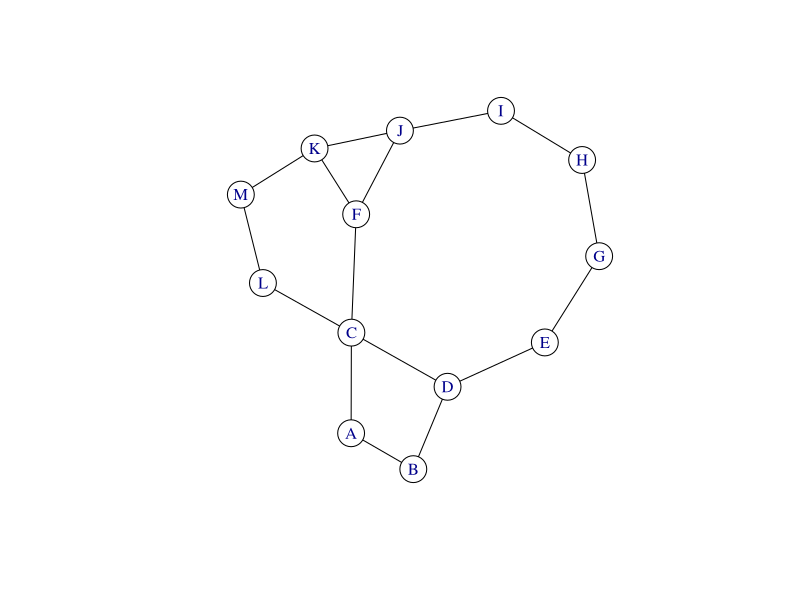

Here is the R script that generated this plot:
library(igraph)
#node_heuristic<-c(240,186,182,163,170,150,165,139,120,130,122,104,100,77,72,65,65,0)
#names(node_heuristic)<-c('A','B','C','D','E','F','G','H','I','J','K','L','M','N','O','P','Q','R')

#graph_1<-graph(edges=c('A','B','A','C','A','D','A','E','B','K','C','I','D','N','E','J','K','H','I','L','I','M','I','F','N','F','N','J','J','Q','J','G','H','L','L','P','M','O','Q','R','Q','G','P','R','P','O','O','R'),directed=F)
#E(graph_1)$weight<-c(73,64,89,104,83,64,89,40,35,28,20,31,84,53,80,35,36,63,50,65,113,65,41,72)

node_heuristic<-c(223,222,166,192,165,136,122,111,100,60,32,102,0)
names(node_heuristic)<-c('A','B','C','D','E','F','G','H','I','J','K','L','M')

graph_1<-graph(edges = c('A','B','A','C','B','D','C','D','C','F','C','L','D','E','F','J','F','K','L','M','E','G','J','I','J','K','K','M','G','H','I','H'),directed = F)

start_node<-'A'
goal<-'M'

V(graph_1)$color<-"white"
E(graph_1)$color<-"black"

open<-c()
open[start_node]<-node_heuristic[start_node]
closed<-c()
path<-c()
flag<-FALSE
while(TRUE){
  if(length(open)==0){
    break
  }
  n<-names(open)[1]
  if(n==goal){
    path<-c(path,n)
    flag<-TRUE
    break
  }
  closed<-c(closed,open[1])
  open<-open[-1]
  adj<-adjacent_vertices(graph_1,n)
  for(i in 1:length(adj[[1]])){
    if(adj[[1]][i]$name %in% names(open) || adj[[1]][i]$name %in% names(closed)){
      next
    }
    open[adj[[1]][i]$name]<-node_heuristic[adj[[1]][i]$name]
  }
  ordered_open<-order(as.numeric(open))
  open<-open[ordered_open]
  print(closed)
  path<-c(path,n)
}

plot(graph_1)


if(flag){
  print(path)
}else{
  print("path not found")
}